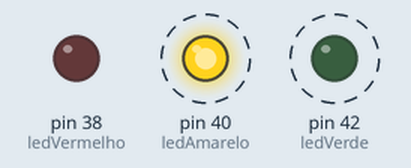
A sketch run on a simulated Arduino Mega 2560, built with avr-gcc and run on an emulated ATmega2560. Shown: output pins drawn as LEDs (lit = HIGH). Dashed ring = blinking. What the sketch prints to the serial monitor is not drawn.

Above: at 0.6 s.
Timing chart, 0 to 4.7 s (numbered marks = the images above):
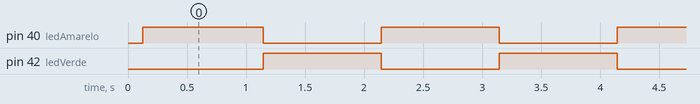

Measured:
- by itself, pin 40 (ledAmarelo), pin 42 (ledVerde): alternates HIGH for 1.0 s and LOW for 1.0 s
- by itself, everything shown: repeats every 2.0 s, in 3 steps

The sketch:

Exercicio-2-Luciano_Santos.ino
```cpp
/* Exercicío preparatório para a prova

Prova 1 de Lógica de Programação - LGP18802 de 2023/01

24/04/2023 prof. Alexandre Nuernberg


  Questão 2: (4 pontos)

    a) A fórmula para o cálculo do volume de um cilindro é ?*r²*h.

    Calcule o volume de 3 cilindros (vc1, vc2 e vc3), sabendo que seus raios são:

    rc1 = 0,42m; rc2 = 0,33m e rc3 = 1m.

    As alturas dos cilindros são: hc1 = 0,5m; hc2 = 1m e hc3 = 0,6m

    Considere o valor de Pi = 3.14

    *Mostre o valor calculado para os 3 volumes no monitor serial especificando

    quem é quem,

    e com precisão de pelo menos duas casas decimais depois do ponto.


    b) Agora que você tem os 3 volumes calculados, verifique se algum deles é

    maior ou igual a

    1m3 caso seja, escreva no monitor serial qual(quais) do(s) volume(s) tem

    mais de 1m3.

    Escreva a mensagem no monitor serial apenas uma vez!


    c) Se no item b) houver algum volume maior do que 1m3, faça com que um LED

    acenda informando

    que houve volume maior que 1m3, obedecendo a seguinte ordem de LEDS:

    Se vc1 > 1m3 => Piscar LED vermelho, que está no pino 13

    Se vc2 > 1m3 => Piscar LED laranja,  que está no pino 8

    Se vc3 > 1m3 => Piscar LED verde,  que está no pino 2


    Atenção:

    - Mantenha o programa organizado com formatação (endentação).

    - Comente as principais partes do programa para que haja um entendimento claro.

    Use um dos 3 LEDS (Vermelho - pino 22, Amarelo - pino 24 e Verde - pino 26) no arduino MEGA

    ou 3 LEDS (Vermelho - pino 13, Amarelo - pino 8 e Verde - pino 2)no UNO No Tinkercad


    Salve o Sketch como Exercicio-2-Seu_Nome.ino no SIGA

*/

//entrada dos valores da variavel

float raio_cilindro_1 =0.42;
float raio_cilindro_2 =0.33;
float raio_cilindro_3 = 1;

float altura_1 = 0.5;
float altura_2 = 1;
float altura_3 = 0.6;

float pi = 3.14;

int tempo_1sc = 1000;

//Entrada dos leds
int ledVermelho = 38;
int ledAmarelo = 40;
int ledVerde = 42;

//Acender se for maior que 1
int acende_1 = false;
int acende_2 = false;
int acende_3 = false;

void setup() {
  // put your setup code here, to run once:

  Serial.begin(9600);
  pinMode(ledVermelho,OUTPUT);
  pinMode(ledAmarelo,OUTPUT);
  pinMode(ledVerde,OUTPUT);


  float calculoParaOCilindro_1 = pi * raio_cilindro_1 * altura_1;
  float calculoParaOCilindro_2 = pi * raio_cilindro_2 * altura_2;
  float calculoParaOCilindro_3 = pi * raio_cilindro_3 * altura_3;

  Serial.print("O cilindro 1 tem o volume de :");
  Serial.println(calculoParaOCilindro_1);

  Serial.print("O cilindro 2 tem o volume de :");
  Serial.println(calculoParaOCilindro_2);

  Serial.print("O cilindro 3 tem o volume de :");
  Serial.println(calculoParaOCilindro_3);

  if(calculoParaOCilindro_1 >= 1){
    Serial.println("O volume do cilindro 1 passou de 1 m3");
    acende_1 = true;
  }
  if (calculoParaOCilindro_2 >= 1){
    Serial.println("O volume do cilindro 2 passou de 1 m3");
    acende_2 = true;
  }
  if (calculoParaOCilindro_3 >= 1){
    Serial.println("O volume do cilindro 3 passou de 1 m3");
    acende_3 = true;
  }

}

void loop() {
  // put your main code here, to run repeatedly:

  if (acende_1 == true){
    digitalWrite(ledVermelho,HIGH);
    Serial.println("acendeu o Vermelho");
    delay(tempo_1sc);
    digitalWrite(ledVermelho,LOW);
  }
  if (acende_2 == true){
    digitalWrite(ledAmarelo,HIGH);
    Serial.println("acendeu o Amarelo");
    delay(tempo_1sc);
    digitalWrite(ledAmarelo,LOW);
  }
  if (acende_3 == true){
   digitalWrite(ledVerde,HIGH);
   Serial.println("acendeu o Verde");
   delay(tempo_1sc);
   digitalWrite(ledVerde,LOW);
  }

}
```
